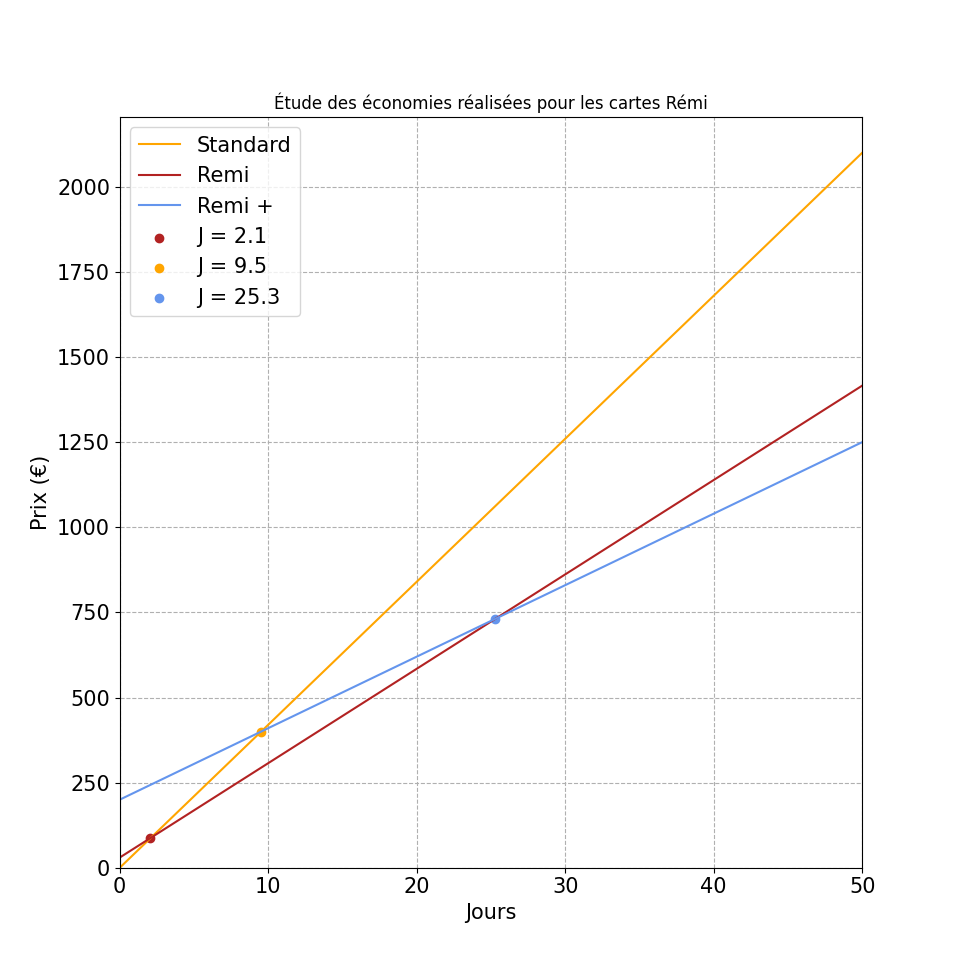

This figure's Python source:
import numpy as np
import matplotlib.pyplot as plt

base = 42


def cout(x, fixe, pourcent):
    return pourcent*base*x + fixe


xliste = np.linspace(0, 50, 1000)
cout_stand = cout(xliste, 0, 1)
cout_remi = cout(xliste, 30, 0.66)
cout_rplu = cout(xliste, 200, 0.50)

idx_sr = np.argwhere(np.diff(np.sign(cout_stand - cout_remi))).flatten()
idx_srp = np.argwhere(np.diff(np.sign(cout_stand - cout_rplu))).flatten()
idx_rp = np.argwhere(np.diff(np.sign(cout_remi - cout_rplu))).flatten()

fig, ax = plt.subplots(figsize=[8, 6])

plt.grid(linestyle='--')

ax.plot(xliste, cout_stand,
        color='orange',
        label='Standard')
ax.plot(xliste, cout_remi,
        color='firebrick',
        label='Remi')
ax.plot(xliste, cout_rplu,
        color='cornflowerblue',
        label='Remi +')

ax.scatter(xliste[idx_sr], cout_stand[idx_sr],
           color='firebrick',
           label=f'J = {xliste[idx_sr][0]:.1f}')
ax.scatter(xliste[idx_srp], cout_stand[idx_srp],
           color='orange',
           label=f'J = {xliste[idx_srp][0]:.1f}')
ax.scatter(xliste[idx_rp], cout_remi[idx_rp],
           color='cornflowerblue',
           label=f'J = {xliste[idx_rp][0]:.1f}')

ax.set_xlim(min(xliste), max(xliste))
ax.set_ylim(bottom=0)

ax.set_xlabel('Jours', fontsize=15)
ax.set_ylabel('Prix (€)', fontsize=15)

ax.tick_params(labelsize=15)

ax.legend(fontsize=15)
ax.set_title('Étude des économies réalisées pour les cartes Rémi')
plt.show()
